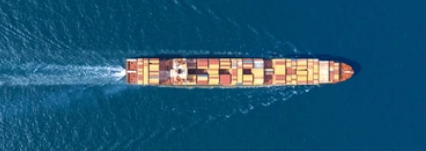
#> input picture src/assetutilities/common/plot.png, 426 x 151 px, found by its file name
$ python add_image_to_plot.py
#> lines starting #> are read from the running program, lines starting #| are printed output that depends on the picture
import matplotlib.pyplot as plt
import numpy as np
from PIL import Image

def add_image_to_plot(image_path, x_min, x_max, y_min, y_max, transperancy):
    """
    Add an image to a plot with specified parameters.
    """
#> called with image_path = 'src\\assetutilities\\common\\plot.png', x_min = 10, x_max = 2, y_min = 2, y_max = 3, transperancy = 0.3
    im = Image.open(image_path)
#> im is the input picture: PIL image 426x151 RGB; mean R, G, B 26.8, 84.8, 114.9

    fig, ax = plt.subplots()

    ax.imshow(im, aspect='auto', extent=(x_min, x_max, y_min, y_max), zorder=-1, alpha=transperancy)

    plt.xlabel('X Axis')
    plt.ylabel('Y Axis')
    plt.title('Plot with Image')

    x1, y1 = [-1, 12], [1, 4]
    x2, y2 = [1, 10], [3, 2]
    plt.plot(x1, y1, label='Line 1', marker='o')
    plt.plot(x2, y2, label='Line 2', marker='o')

    plt.legend()
    plt.show()
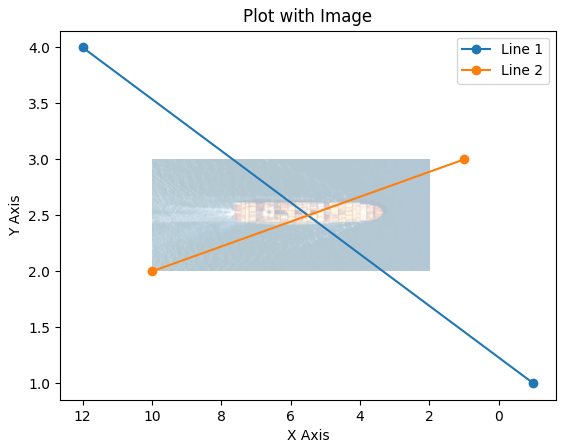
#> figure drawn by matplotlib, 1 panel

image_path = r'src\assetutilities\common\plot.png'
x_min, x_max = 10, 2 # horizontal alignment of image on plot
y_min, y_max = 2, 3  # vertical ......
transperancy = 0.3

add_image_to_plot(image_path, x_min, x_max, y_min, y_max, transperancy)
